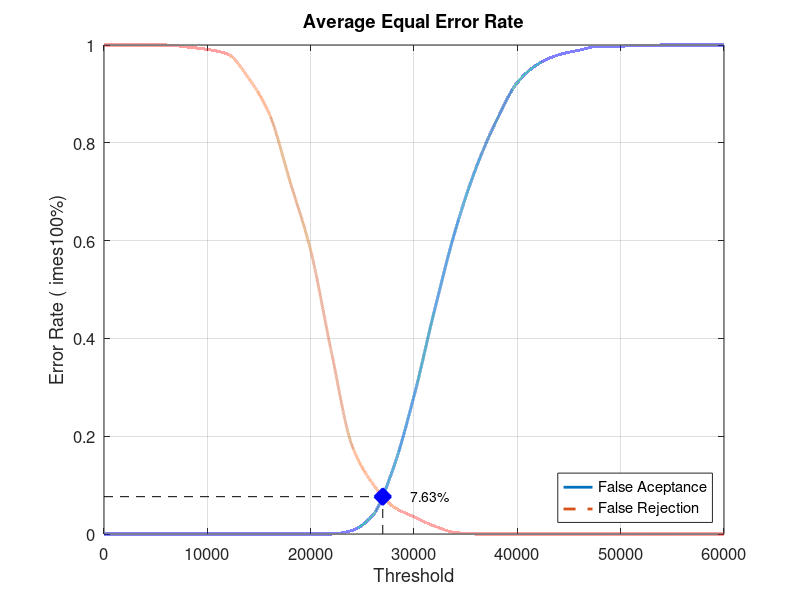
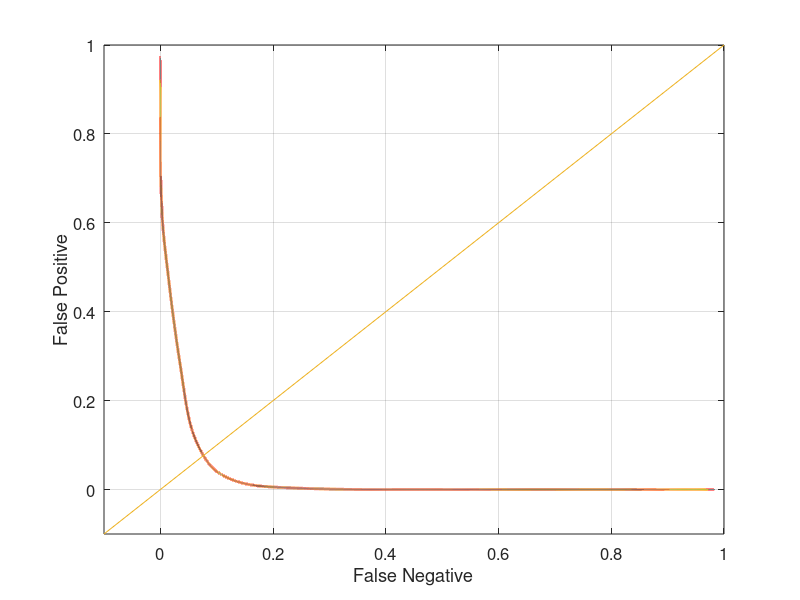

The MATLAB source for these figures, in order:
close all;
clear;
clc;
x = 0:2000:60000;
xq = 0:0.5:60000;

y0 = [0 0 0 0 0 0 0 0 0 0 0 0 0.00736842 0.0378947 0.134737 0.282105 0.458947 0.621053 0.748421 0.846316 0.923158 0.961053 0.98 0.989474 0.997895 0.997895 0.998947 1 1 1 1]
yy0 = interp1(x, y0, xq, 'pchip');
y1 = [1 1 1 1 0.996 0.991 0.981 0.932 0.859 0.721 0.58 0.373 0.181 0.103 0.056 0.035 0.016 0.003 0 0 0 0 0 0 0 0 0 0 0 0 0]
yy1 = interp1(x, y1, xq, 'pchip');

% Calculating EER: 
y2 = abs(y0 - y1);
find(y2 == min(y2))
yy2 = abs(yy0 - yy1);
xEER = find(yy2 == min(yy2));
xEERIndex = xq(xEER) % X-axis EER
yEER = yy0(xEER) % Y-axis EER

main = figure
plot(xq, yy0,'-','LineWidth', 2);	hold on
plot(xq, yy1,'--','LineWidth', 2);	hold on
plot([xEERIndex xEERIndex], [0 yEER], 'k--');	hold on
plot([0 xEERIndex], [yEER yEER], 'k--');	hold on
plot(xEERIndex, yEER, 'bx', 'LineWidth', 10);	hold on
text(xEERIndex + 10 * xEERIndex / 100, yEER, [num2str(round((10000 * yEER)) / 100) '%'])
legend('False Aceptance', 'False Rejection', 'Location', 'SouthEast')
xlabel('Threshold')
ylabel('Error Rate (	imes100%)')
title('Average Equal Error Rate')
set(gca, 'FontSize', 12)
axis([0 60000 0 1])
grid on

print(main, 'Database4AverageMain', '-dpng');
FNRxFPR = figure('Color', [1 1 1]);
plot(yy1, yy0, '-', yy1, yy0, 'LineWidth', 2);
hold on
y = -0.1:0.1:1
plot(y, y); 
set(gca, 'FontSize', 12)
xlabel('False Negative')
ylabel('False Positive')
axis([-0.1 1 -0.1 1])
set(gca, 'FontSize', 12)
grid on

print(FNRxFPR, 'Database4AverageFNRxFPR','-dpng');
